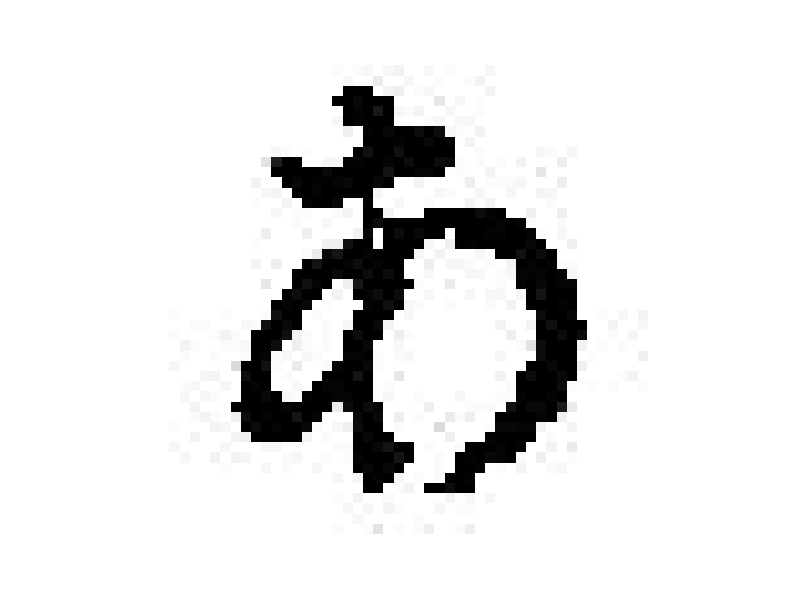

MATLAB code to generate this figure:
%% Initialization
clear ; close all; clc

printf("This is test program\n");

fd = fopen('sample.csv', 'r');
raw = textscan(fd, '%s%s%s', 'delimiter', ',', 'headerLines', 1 );
fclose(fd);

unicode    = cell2mat(raw{1}(1));
filename   = cell2mat(raw{2}(1));
img_base64 = cell2mat(raw{3}(1));

%% save & load temporary file
pkg load strings;
x  = base64decode(img_base64);
fd = fopen('buffer.png', 'wb');
fwrite(fd, x, 'uint8');
fclose(fd);

I = imread('buffer.png');

% Gray Image
colormap(gray);
imshow(I);
